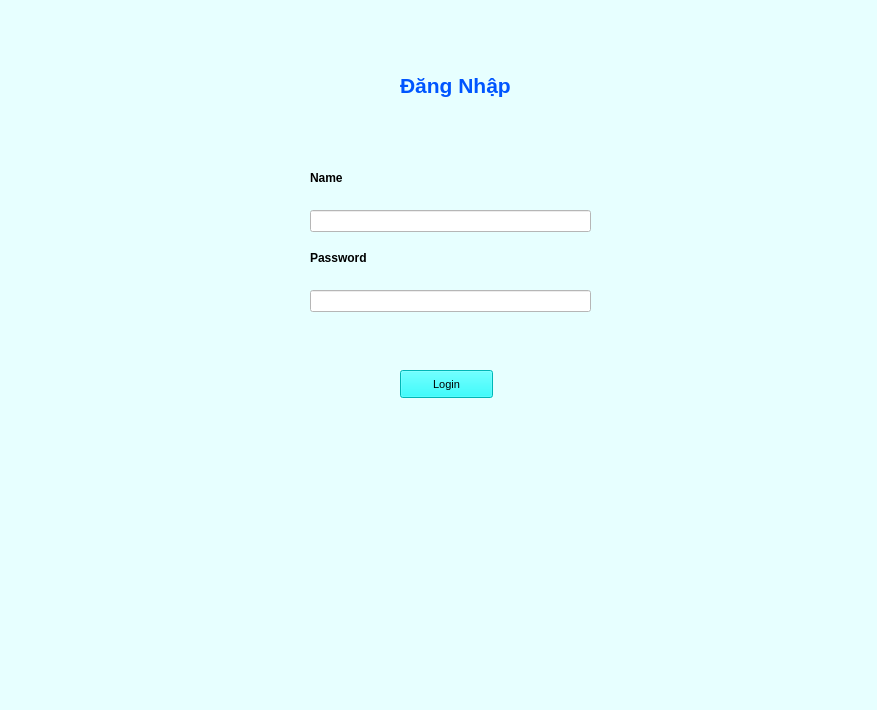
<?xml version="1.0" encoding="UTF-8"?>
<ui version="4.0">
 <class>MainWindow</class>
 <widget class="QMainWindow" name="MainWindow">
  <property name="geometry">
   <rect>
    <x>0</x>
    <y>0</y>
    <width>877</width>
    <height>710</height>
   </rect>
  </property>
  <property name="font">
   <font>
    <family>Calibri</family>
   </font>
  </property>
  <property name="acceptDrops">
   <bool>false</bool>
  </property>
  <property name="windowTitle">
   <string>MainWindow</string>
  </property>
  <property name="styleSheet">
   <string notr="true">background-color:rgb(231, 255, 255)</string>
  </property>
  <widget class="QWidget" name="centralwidget">
   <widget class="QLabel" name="label">
    <property name="geometry">
     <rect>
      <x>400</x>
      <y>70</y>
      <width>161</width>
      <height>31</height>
     </rect>
    </property>
    <property name="font">
     <font>
      <pointsize>12</pointsize>
      <weight>75</weight>
      <bold>true</bold>
     </font>
    </property>
    <property name="text">
     <string>&lt;html&gt;&lt;head/&gt;&lt;body&gt;&lt;p&gt;&lt;span style=&quot; font-size:16pt; color:#0055ff;&quot;&gt;Đăng Nhập&lt;/span&gt;&lt;/p&gt;&lt;/body&gt;&lt;/html&gt;</string>
    </property>
   </widget>
   <widget class="QLabel" name="label_2">
    <property name="geometry">
     <rect>
      <x>310</x>
      <y>170</y>
      <width>55</width>
      <height>16</height>
     </rect>
    </property>
    <property name="text">
     <string>&lt;html&gt;&lt;head/&gt;&lt;body&gt;&lt;p&gt;&lt;span style=&quot; font-weight:600;&quot;&gt;Name&lt;/span&gt;&lt;/p&gt;&lt;/body&gt;&lt;/html&gt;</string>
    </property>
   </widget>
   <widget class="QLabel" name="label_3">
    <property name="geometry">
     <rect>
      <x>310</x>
      <y>250</y>
      <width>71</width>
      <height>16</height>
     </rect>
    </property>
    <property name="text">
     <string>&lt;html&gt;&lt;head/&gt;&lt;body&gt;&lt;p&gt;&lt;span style=&quot; font-weight:600;&quot;&gt;Password&lt;/span&gt;&lt;/p&gt;&lt;/body&gt;&lt;/html&gt;</string>
    </property>
   </widget>
   <widget class="QPushButton" name="DangNhap">
    <property name="geometry">
     <rect>
      <x>400</x>
      <y>370</y>
      <width>93</width>
      <height>28</height>
     </rect>
    </property>
    <property name="font">
     <font>
      <pointsize>8</pointsize>
     </font>
    </property>
    <property name="styleSheet">
     <string notr="true">background-color:rgb(0, 255, 255)</string>
    </property>
    <property name="text">
     <string>Login</string>
    </property>
    <property name="icon">
     <iconset>
      <normaloff>../test/UI_Essential_icon_expanded-58-64.webp</normaloff>../test/UI_Essential_icon_expanded-58-64.webp</iconset>
    </property>
   </widget>
   <widget class="QLineEdit" name="user">
    <property name="geometry">
     <rect>
      <x>310</x>
      <y>210</y>
      <width>281</width>
      <height>22</height>
     </rect>
    </property>
    <property name="styleSheet">
     <string notr="true">background-color:rgb(255, 255, 255)</string>
    </property>
   </widget>
   <widget class="QLineEdit" name="pw">
    <property name="geometry">
     <rect>
      <x>310</x>
      <y>290</y>
      <width>281</width>
      <height>22</height>
     </rect>
    </property>
    <property name="styleSheet">
     <string notr="true">background-color:rgb(255, 255, 255)</string>
    </property>
    <property name="inputMethodHints">
     <set>Qt::ImhHiddenText|Qt::ImhNoAutoUppercase|Qt::ImhNoPredictiveText|Qt::ImhSensitiveData</set>
    </property>
    <property name="echoMode">
     <enum>QLineEdit::Password</enum>
    </property>
   </widget>
  </widget>
  <widget class="QMenuBar" name="menubar">
   <property name="geometry">
    <rect>
     <x>0</x>
     <y>0</y>
     <width>877</width>
     <height>26</height>
    </rect>
   </property>
  </widget>
  <widget class="QStatusBar" name="statusbar"/>
 </widget>
 <resources/>
 <connections/>
</ui>
